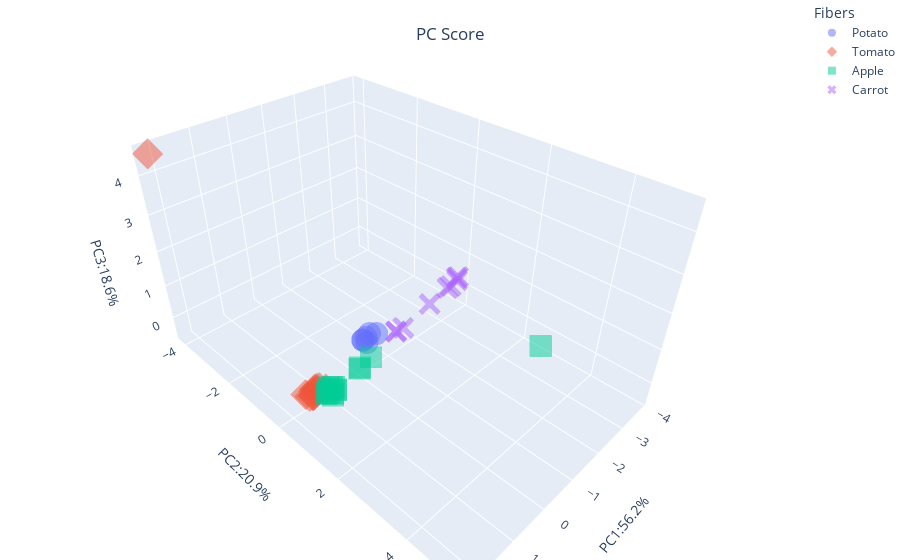

Source (notebook cell):
### Code cell
# 3D scatter plot
fig = px.scatter_3d(df_scores, x='PC1', y='PC2', z='PC3',
                    color='Fibers',
                    symbol='Fibers',
                    opacity=0.5
)
#tight layout
fig.update_layout(
                  title={
                    'text': 'PC Score',
                    'x': 0.5,
                    'xanchor':'center',
                    'y': 0.95,
                    'yanchor':'top'},
  margin=dict(l=0, r=0, b=0, t=0),
  scene=dict(
  xaxis_title= 'PC1:56.2%',
  yaxis_title='PC2:20.9%',
  zaxis_title='PC3:18.6%')
)
fig.show()

### Figure 1 — Plotly figure (JSON) as saved in the notebook; plotly's stock layout.template omitted (floating-point values rounded to 4 significant figures)
{"data": [{"hovertemplate": "Fibers=Potato<br>PC1=%{x}<br>PC2=%{y}<br>PC3=%{z}<extra></extra>", "legendgroup": "Potato", "marker": {"color": "#636efa", "opacity": 0.5, "symbol": "circle"}, "mode": "markers", "name": "Potato", "scene": "scene", "showlegend": true, "type": "scatter3d", "x": [-0.4543, -0.8287, -0.3879, -0.6479, -0.5161, -0.4034], "y": [-0.1915, -0.2419, -0.2596, -0.3044, -0.2845, -0.2799], "z": [-0.02774, 0.005363, 0.04793, 0.07815, 0.04764, 0.02709]}, {"hovertemplate": "Fibers=Tomato<br>PC1=%{x}<br>PC2=%{y}<br>PC3=%{z}<extra></extra>", "legendgroup": "Tomato", "marker": {"color": "#EF553B", "opacity": 0.5, "symbol": "diamond"}, "mode": "markers", "name": "Tomato", "scene": "scene", "showlegend": true, "type": "scatter3d", "x": [1.439, 1.402, 2.21, 1.214, 1.081, 1.283, 1.438, 1.298, 1.329, 1.375, 1.516, 1.582], "y": [0.0364, 0.03109, -4.082, -0.0141, 0.05422, -0.0283, 0.03841, -0.009032, -0.03151, -0.02165, 0.01873, -0.03692], "z": [-0.3358, -0.3395, 4.563, -0.2749, -0.363, -0.2568, -0.3429, -0.3076, -0.2523, -0.2819, -0.3135, -0.2533]}, {"hovertemplate": "Fibers=Apple<br>PC1=%{x}<br>PC2=%{y}<br>PC3=%{z}<extra></extra>", "legendgroup": "Apple", "marker": {"color": "#00cc96", "opacity": 0.5, "symbol": "square"}, "mode": "markers", "name": "Apple", "scene": "scene", "showlegend": true, "type": "scatter3d", "x": [0.05022, 0.04718, -0.347, 0.6409, 0.9687, 0.8623, 0.9128, 0.8716, 0.9896, 1.126, 0.8606, 1.001, 1.093, 1.024, 1.049], "y": [0.0739, 0.09798, 0.05555, 5.149, 0.1697, 0.1516, 0.06821, 0.09614, 0.06055, 0.1182, 0.1477, 0.1951, 0.09975, 0.07401, 0.1438], "z": [-0.3869, -0.3318, -0.2804, 3.795, -0.502, -0.461, -0.4011, -0.4145, -0.3703, -0.4429, -0.4918, -0.5271, -0.4215, -0.3968, -0.4495]}, {"hovertemplate": "Fibers=Carrot<br>PC1=%{x}<br>PC2=%{y}<br>PC3=%{z}<extra></extra>", "legendgroup": "Carrot", "marker": {"color": "#ab63fa", "opacity": 0.5, "symbol": "x"}, "mode": "markers", "name": "Carrot", "scene": "scene", "showlegend": true, "type": "scatter3d", "x": [-2.618, -3.368, -3.511, -3.737, -3.773, -3.848, -1.358, -1.32, -1.546], "y": [-0.1044, -0.1503, -0.1605, -0.1389, -0.1912, -0.1977, -0.08385, -0.04859, -0.01904], "z": [0.0353, 0.1438, 0.1286, 0.2147, 0.2576, 0.2342, -0.1549, -0.0981, -0.09911]}], "layout": {"legend": {"title": {"text": "Fibers"}, "tracegroupgap": 0}, "margin": {"b": 0, "l": 0, "r": 0, "t": 0}, "scene": {"domain": {"x": [0, 1], "y": [0, 1]}, "xaxis": {"title": {"text": "PC1:56.2%"}}, "yaxis": {"title": {"text": "PC2:20.9%"}}, "zaxis": {"title": {"text": "PC3:18.6%"}}}, "title": {"text": "PC Score", "x": 0.5, "xanchor": "center", "y": 0.95, "yanchor": "top"}}}
